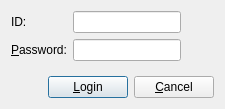
<?xml version="1.0" encoding="UTF-8"?>
<ui version="4.0">
 <class>LoginDialog</class>
 <widget class="QDialog" name="LoginDialog">
  <property name="geometry">
   <rect>
    <x>0</x>
    <y>0</y>
    <width>225</width>
    <height>109</height>
   </rect>
  </property>
  <property name="sizePolicy">
   <sizepolicy hsizetype="Preferred" vsizetype="Preferred">
    <horstretch>0</horstretch>
    <verstretch>0</verstretch>
   </sizepolicy>
  </property>
  <property name="minimumSize">
   <size>
    <width>225</width>
    <height>109</height>
   </size>
  </property>
  <property name="maximumSize">
   <size>
    <width>225</width>
    <height>109</height>
   </size>
  </property>
  <property name="windowTitle">
   <string>Login</string>
  </property>
  <layout class="QGridLayout" name="gridLayout">
   <item row="0" column="0">
    <layout class="QHBoxLayout" name="horizontalLayout">
     <item>
      <layout class="QVBoxLayout" name="verticalLayout">
       <item>
        <widget class="QLabel" name="ID_label">
         <property name="text">
          <string>ID:</string>
         </property>
         <property name="buddy">
          <cstring>ID_edit</cstring>
         </property>
        </widget>
       </item>
       <item>
        <widget class="QLabel" name="password_label">
         <property name="text">
          <string>&amp;Password:</string>
         </property>
         <property name="buddy">
          <cstring>password_edit</cstring>
         </property>
        </widget>
       </item>
      </layout>
     </item>
     <item>
      <layout class="QVBoxLayout" name="verticalLayout_2">
       <item>
        <widget class="QLineEdit" name="ID_edit">
         <property name="sizePolicy">
          <sizepolicy hsizetype="Fixed" vsizetype="Fixed">
           <horstretch>0</horstretch>
           <verstretch>0</verstretch>
          </sizepolicy>
         </property>
         <property name="maxLength">
          <number>20</number>
         </property>
        </widget>
       </item>
       <item>
        <widget class="QLineEdit" name="password_edit">
         <property name="sizePolicy">
          <sizepolicy hsizetype="Fixed" vsizetype="Fixed">
           <horstretch>0</horstretch>
           <verstretch>0</verstretch>
          </sizepolicy>
         </property>
         <property name="maxLength">
          <number>20</number>
         </property>
         <property name="echoMode">
          <enum>QLineEdit::Password</enum>
         </property>
        </widget>
       </item>
      </layout>
     </item>
     <item>
      <spacer name="horizontalSpacer">
       <property name="orientation">
        <enum>Qt::Horizontal</enum>
       </property>
       <property name="sizeHint" stdset="0">
        <size>
         <width>40</width>
         <height>20</height>
        </size>
       </property>
      </spacer>
     </item>
    </layout>
   </item>
   <item row="1" column="0">
    <layout class="QHBoxLayout" name="horizontalLayout_3">
     <item>
      <spacer name="horizontalSpacer_2">
       <property name="orientation">
        <enum>Qt::Horizontal</enum>
       </property>
       <property name="sizeHint" stdset="0">
        <size>
         <width>13</width>
         <height>13</height>
        </size>
       </property>
      </spacer>
     </item>
     <item>
      <layout class="QVBoxLayout" name="verticalLayout_3">
       <item>
        <spacer name="verticalSpacer">
         <property name="orientation">
          <enum>Qt::Vertical</enum>
         </property>
         <property name="sizeHint" stdset="0">
          <size>
           <width>13</width>
           <height>13</height>
          </size>
         </property>
        </spacer>
       </item>
       <item>
        <layout class="QHBoxLayout" name="horizontalLayout_2">
         <item>
          <widget class="QPushButton" name="loginButton">
           <property name="text">
            <string>&amp;Login</string>
           </property>
          </widget>
         </item>
         <item>
          <widget class="QPushButton" name="canelButton">
           <property name="text">
            <string>&amp;Cancel</string>
           </property>
          </widget>
         </item>
        </layout>
       </item>
      </layout>
     </item>
    </layout>
   </item>
  </layout>
 </widget>
 <tabstops>
  <tabstop>ID_edit</tabstop>
  <tabstop>password_edit</tabstop>
 </tabstops>
 <resources/>
 <connections>
  <connection>
   <sender>canelButton</sender>
   <signal>clicked()</signal>
   <receiver>LoginDialog</receiver>
   <slot>close()</slot>
   <hints>
    <hint type="sourcelabel">
     <x>183</x>
     <y>87</y>
    </hint>
    <hint type="destinationlabel">
     <x>220</x>
     <y>62</y>
    </hint>
   </hints>
  </connection>
 </connections>
</ui>
